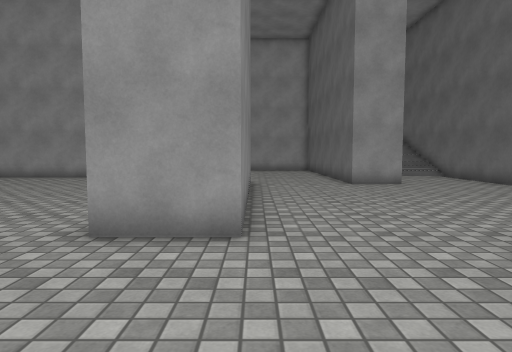
View 1 (above)

22 first-person views from a walk through a scene from a Unity 3-D project. The camera is 1.2 m above the floor, tilts 4° down and sees 75° across. The floor is counted in squares, 1 m on a side. Each view is taken from the middle of a square. On the plan, view 1 faces up. The plan holds only what a view shows up to about 14 squares ahead; the rest is blank. The place goes on beyond the plan. The player character is not drawn. Surface patterns are stand-ins for the level's own textures.

View 2
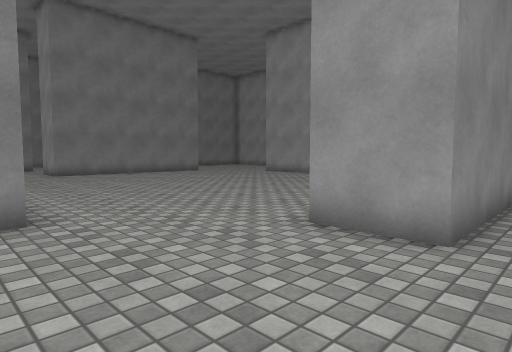

View 3
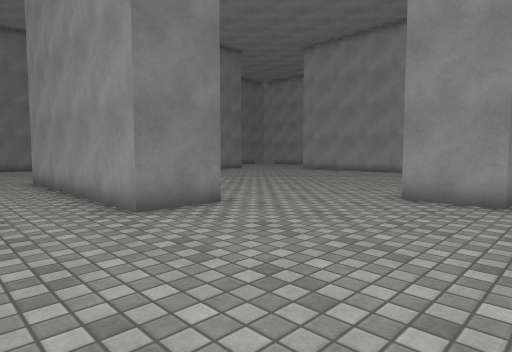

View 4
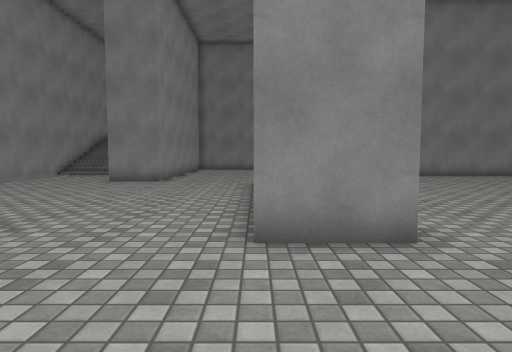

View 5
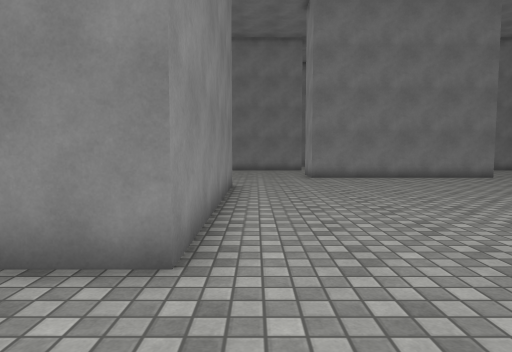

View 6
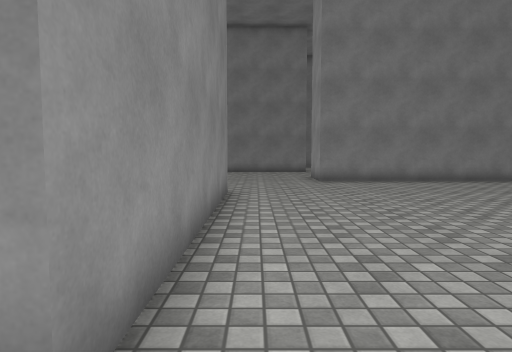

View 7
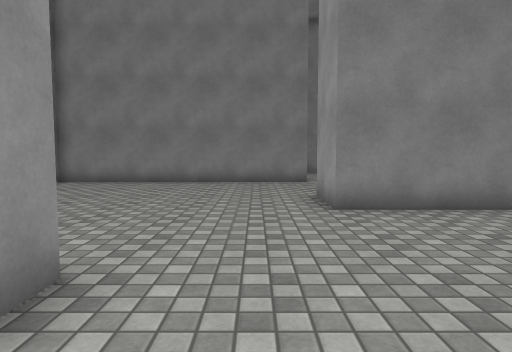

View 8
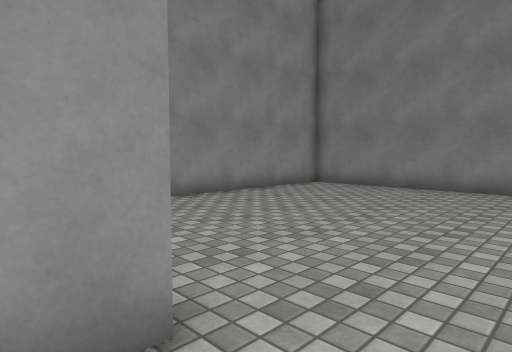

View 9
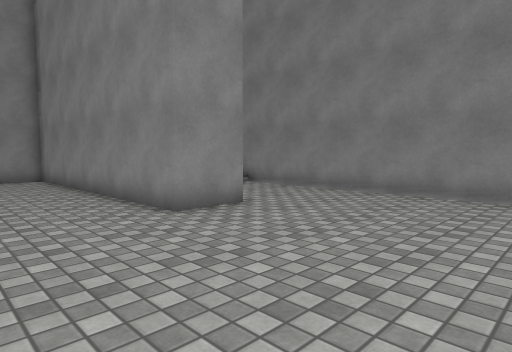

View 10
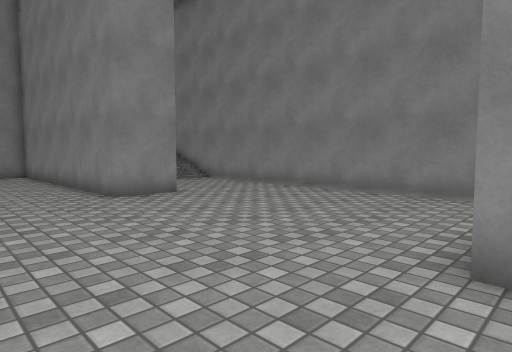

View 11
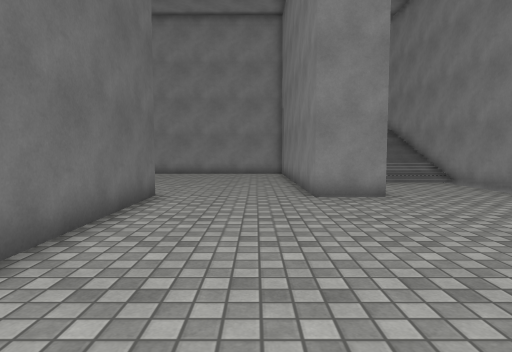

View 12
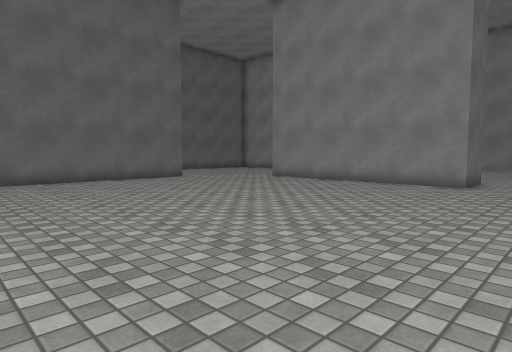

View 13
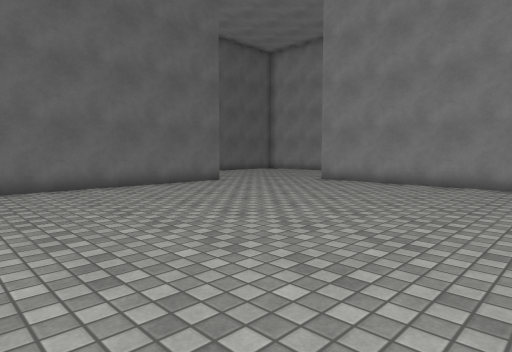

View 14
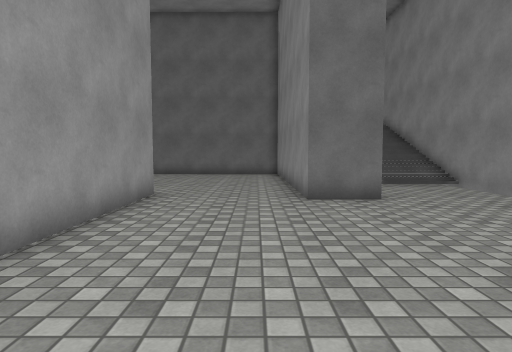

View 15
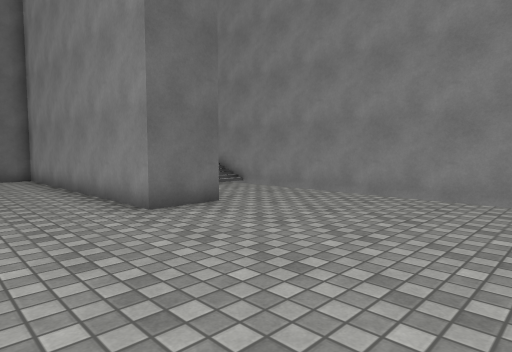

View 16
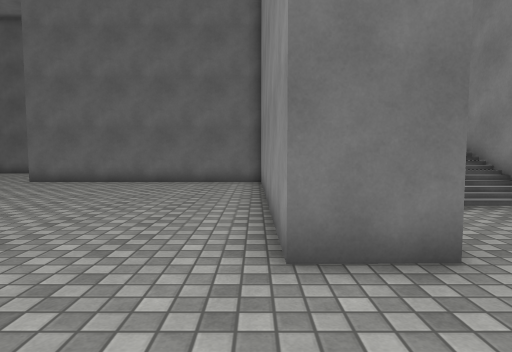

View 17
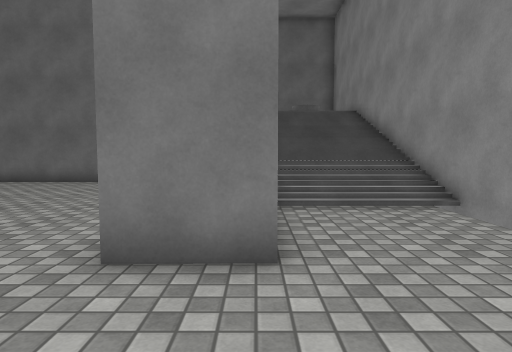

View 18
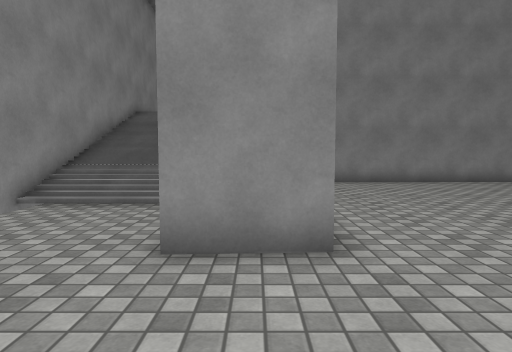

View 19
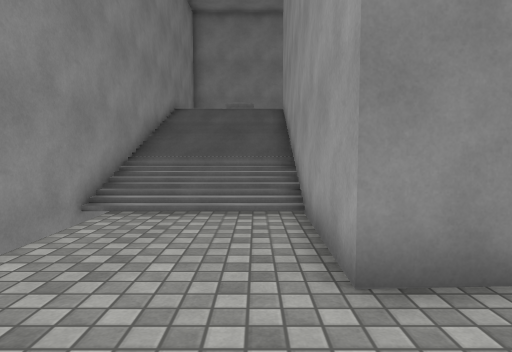

View 20
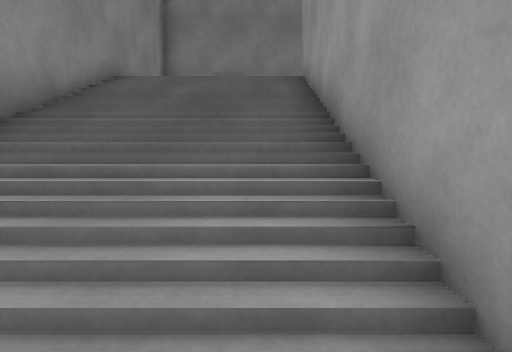

View 21
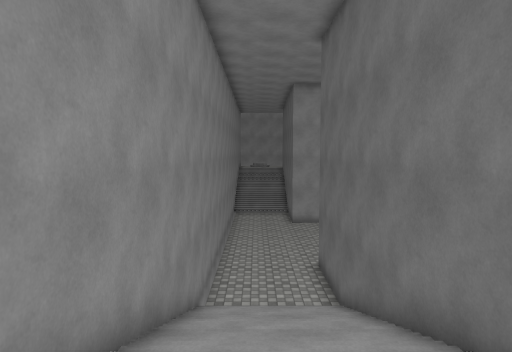

View 22
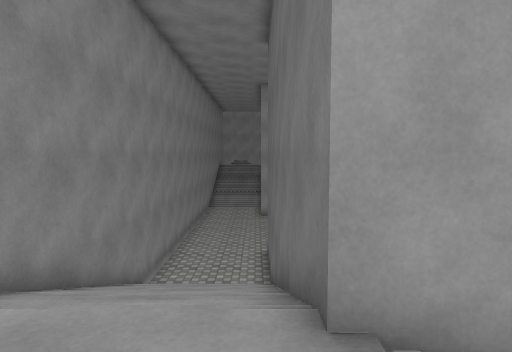

### Floor plan
Key: @ floor where view 1 was taken; # wall or solid block; . main floor; : floor 3 m higher than the main floor; / step, stairs or slope; v drop or lower ground.
Columns run from 31 left of view 1 to 8 right of it. Each row starts with its distance up from view 1.
 14       #.. .   . ......             #
 13    .. #...   # ..............   ...##...
 12 #..........  #...............###........
 11 #..........  #...............# #........
 10 #..........###...............###........
  9 #..........###...............###.......
  8 #..........###...............###......
  7 #..........###...............###......
  6 #..........###...............###.....
  5 #....##....###...............###....
  4 #....##............................#
  3 #....##............................#
  2 #....##............................#
  1 #////##..........##########........#
  0 #////##..........##########....@...#
 -1 #////##..........##########........#
 -2 #////##............................#
 -3 #////##............................#
 -4 #////##............................#
 -5 #////#########  #........###########
 -6 #////#########  #........#
 -7 # //:############........#
 -8 # /  ////////...............////////
 -9 #   /////////...............////////
-10 #    ////////...............////////
-11 #    ////////vvvvv vvvvvvvvvv///////
-12  ############               ########

Positions as (right, up) in squares from view 1, and headings:
1: (0, 0), facing up
2: (1, 0), facing up-left
3: (1, -4), facing up-left
4: (-1, -1), facing left
5: (-2, 2), facing left
6: (-4, 2), facing left
7: (-11, 3), facing left
8: (-13, 3), facing down-left
9: (-21, 11), facing down-left
10: (-21, 14), facing down-left
11: (-23, 14), facing down
12: (-17, 14), facing down-right
13: (-14, 14), facing down-right
14: (-15, -4), facing right
15: (-13, -2), facing down-right
16: (-10, -5), facing right
17: (-10, -7), facing right
18: (-11, -6), facing left
19: (-12, -8), facing left
20: (-18, -8), facing left
21: (-29, -8), facing up
22: (-27, -9), facing up
